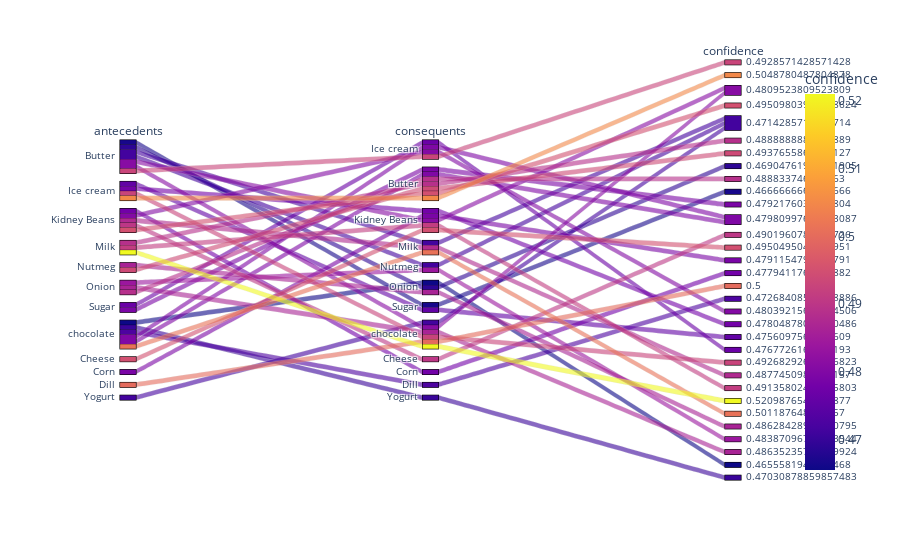

The code cell stored with this chart in its notebook:
### Code cell
fig = px.parallel_categories(filtered_rules, dimensions = ['antecedents', 'consequents', 'confidence'],
                             color = 'confidence')
fig.show()

### Figure 1 — Plotly figure (JSON) as saved in the notebook; plotly's stock layout.template omitted (floating-point values rounded to 4 significant figures)
{"data": [{"dimensions": [{"label": "antecedents", "values": ["Butter", "Ice cream", "Butter", "Kidney Beans", "Butter", "Milk", "Nutmeg", "Butter", "Butter", "Onion", "Butter", "Sugar", "Butter", "chocolate", "Kidney Beans", "Cheese", "Corn", "Kidney Beans", "Dill", "chocolate", "Kidney Beans", "Ice cream", "Ice cream", "Sugar", "Ice cream", "chocolate", "Kidney Beans", "Milk", "Milk", "chocolate", "Nutmeg", "Onion", "Onion", "chocolate", "Yogurt", "chocolate"]}, {"label": "consequents", "values": ["Ice cream", "Butter", "Kidney Beans", "Butter", "Milk", "Butter", "Butter", "Nutmeg", "Onion", "Butter", "Sugar", "Butter", "chocolate", "Butter", "Cheese", "Kidney Beans", "Kidney Beans", "Corn", "chocolate", "Dill", "Ice cream", "Kidney Beans", "Sugar", "Ice cream", "chocolate", "Ice cream", "Milk", "Kidney Beans", "chocolate", "Milk", "Onion", "Nutmeg", "chocolate", "Onion", "chocolate", "Yogurt"]}, {"label": "confidence", "values": [0.4929, 0.5049, 0.481, 0.4951, 0.4714, 0.4889, 0.4938, 0.4714, 0.469, 0.4888, 0.4667, 0.4792, 0.481, 0.4798, 0.4902, 0.495, 0.4791, 0.4779, 0.5, 0.4727, 0.4804, 0.478, 0.4756, 0.4768, 0.4927, 0.4798, 0.4877, 0.4914, 0.521, 0.5012, 0.4863, 0.4839, 0.4864, 0.4656, 0.4714, 0.4703]}], "domain": {"x": [0, 1], "y": [0, 1]}, "line": {"color": [0.4929, 0.5049, 0.481, 0.4951, 0.4714, 0.4889, 0.4938, 0.4714, 0.469, 0.4888, 0.4667, 0.4792, 0.481, 0.4798, 0.4902, 0.495, 0.4791, 0.4779, 0.5, 0.4727, 0.4804, 0.478, 0.4756, 0.4768, 0.4927, 0.4798, 0.4877, 0.4914, 0.521, 0.5012, 0.4863, 0.4839, 0.4864, 0.4656, 0.4714, 0.4703], "coloraxis": "coloraxis"}, "name": "", "type": "parcats"}], "layout": {"coloraxis": {"colorbar": {"title": {"text": "confidence"}}, "colorscale": [[0, "#0d0887"], [0.1111, "#46039f"], [0.2222, "#7201a8"], [0.3333, "#9c179e"], [0.4444, "#bd3786"], [0.5556, "#d8576b"], [0.6667, "#ed7953"], [0.7778, "#fb9f3a"], [0.8889, "#fdca26"], [1, "#f0f921"]]}, "legend": {"tracegroupgap": 0}, "margin": {"t": 60}}}
